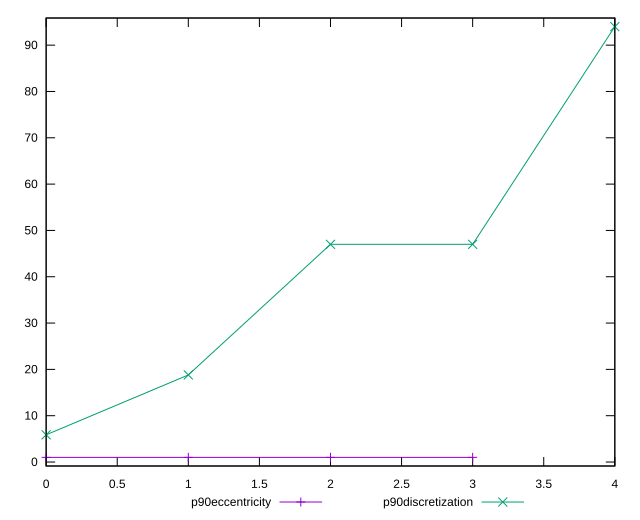

This figure's gnuplot source:
reset

$p90Eccentricity <<EOF
0 1.0000000000000013
1 1.0000000000000002
2 0.9999999999999983
3 0.9999999999999961
EOF

$p90Discretization <<EOF
0 5.875
1 18.8
2 47
3 47
4 94
EOF

set key outside below
set xrange [0:4]
set yrange [-0.860000000000004:95.86]
set trange [-0.860000000000004:95.86]
set terminal svg size 640, 520 enhanced background rgb 'white'
set output "report_00018_2021-02-10T15-25-16.877Z/unused-css-rules/progression/eccentricity.svg"

plot $p90Eccentricity title "p90eccentricity" with linespoints, \
     $p90Discretization title "p90discretization" with linespoints

reset
